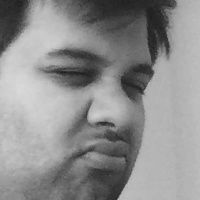
#> input picture milestone-2/data/angry.108.jpg, 200 x 200 px
$ jupyter execute --allow-errors milestone-2-cleaned.ipynb
#> lines starting #> are read from the running program, lines starting #| are printed output that depends on the picture
[cell 1]
# installing opencv and mediapipe https://google.github.io/mediapipe/
# !pip install mediapipe
# !pip install opencv-python
# !pip install tensorflow
# !pip install deepface
# !pip install tflearn

import mediapipe as mp
import cv2
import uuid
import time
import numpy as np
import matplotlib.pyplot as plt

import tensorflow as tf
import tflearn
from tflearn.layers.conv import conv_2d, max_pool_2d
from tflearn.layers.core import input_data, dropout, fully_connected
from tflearn.layers.estimator import regression

import os
import json

mp_drawing = mp.solutions.drawing_utils # drawing model
mp_pose = mp.solutions.pose # pose estimation model

########

emotions = ['happy','sad','angry','surprised','neutral']

########

# [37 lines left out: function generate_dataset, not called in this run]

########

def my_label(image_name):
    emotion = image_name.split('.')[-3]

    #print("Emotion =",emotion)

    if emotion == 'happy':
        return np.array([1,0,0,0,0])
    elif emotion == 'sad':
        return np.array([0,1,0,0,0])
    elif emotion == 'angry':
        return np.array([0,0,1,0,0])
    elif emotion == 'surprised':
        return np.array([0,0,0,1,0])
    else:
        return np.array([0,0,0,0,1])


########

from random import shuffle
from tqdm import tqdm

def my_data():
    data = []
    for img in tqdm(os.listdir("data")):
        path = os.path.join("data",img)
        img_data=cv2.imread(path, cv2.IMREAD_GRAYSCALE)
#> img_data is the input picture: shape (200, 200); min 27, max 217, mean 141.6
        img_data=cv2.resize(img_data, (50,50))
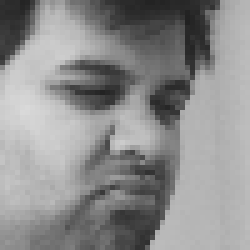
#> img_data: shape (50, 50) (shown 5 times larger); min 33, max 217, mean 141.7
        data.append([np.array(img_data), my_label(img)])
#> pass 2 of the loop in my_data, `for img in tqdm(os.listdir("data")):`:
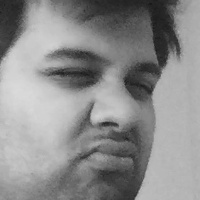
#> input picture milestone-2/data/angry.110.jpg, 200 x 200 px
#> in my_data, img_data is the input picture: shape (200, 200); min 24, max 218, mean 140.3
#> in my_data, `img_data=cv2.resize(img_data, (50,50))`:
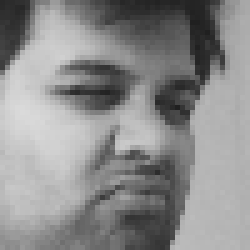
#> img_data: shape (50, 50) (shown 5 times larger); min 32, max 218, mean 140.4
#> pass 3 of the loop in my_data, `for img in tqdm(os.listdir("data")):`:
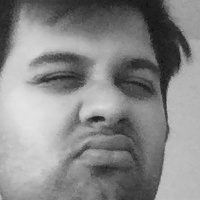
#> input picture milestone-2/data/angry.115.jpg, 200 x 200 px
#> in my_data, img_data is the input picture: shape (200, 200); min 13, max 228, mean 136.4
#> in my_data, `img_data=cv2.resize(img_data, (50,50))`:
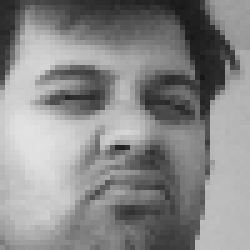
#> img_data: shape (50, 50) (shown 5 times larger); min 22, max 226, mean 136.5
#> the loop made 4 passes; the first 3 are shown
    shuffle(data)
    return data

data = my_data() # remove DS.STORE file from github and rerun

########

train = data[:875]
test = data[875:1250]

X_train, y_train, X_test, y_test = (np.array([i[0] for i in train]).reshape(-1,50,50,1),
                                    [i[1] for i in train],
                                    np.array([i[0] for i in test]).reshape(-1,50,50,1),
                                    [i[1] for i in test])

########

# tf.reset_default_graph() # deprecated function
# https://stackoverflow.com/questions/40782271/attributeerror-module-tensorflow-has-no-attribute-reset-default-graph

tf.compat.v1.reset_default_graph()
#> (this line was passed over: tensorflow is not available in this run)

#> (the rest of this cell did not finish here and is left out)
